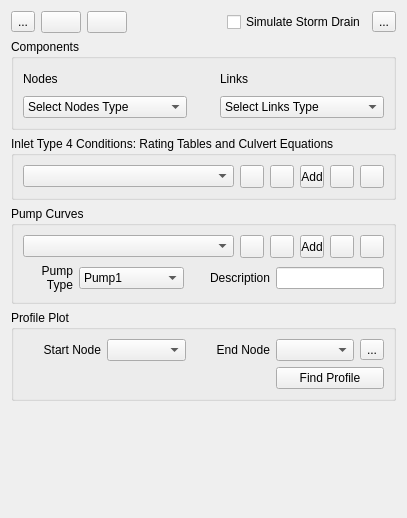
<?xml version="1.0" encoding="UTF-8"?>
<ui version="4.0">
 <class>f2d_widget</class>
 <widget class="QWidget" name="f2d_widget">
  <property name="geometry">
   <rect>
    <x>0</x>
    <y>0</y>
    <width>407</width>
    <height>518</height>
   </rect>
  </property>
  <property name="minimumSize">
   <size>
    <width>250</width>
    <height>0</height>
   </size>
  </property>
  <property name="windowTitle">
   <string>FLO-2D Widget</string>
  </property>
  <layout class="QGridLayout" name="gridLayout_5">
   <item row="1" column="0">
    <widget class="QGroupBox" name="components_group">
     <property name="title">
      <string>Components</string>
     </property>
     <layout class="QGridLayout" name="gridLayout_7">
      <item row="0" column="0">
       <layout class="QGridLayout" name="gridLayout_3">
        <item row="0" column="2">
         <widget class="QLabel" name="label">
          <property name="sizePolicy">
           <sizepolicy hsizetype="Fixed" vsizetype="Fixed">
            <horstretch>0</horstretch>
            <verstretch>0</verstretch>
           </sizepolicy>
          </property>
          <property name="minimumSize">
           <size>
            <width>164</width>
            <height>22</height>
           </size>
          </property>
          <property name="maximumSize">
           <size>
            <width>164</width>
            <height>22</height>
           </size>
          </property>
          <property name="text">
           <string>Links</string>
          </property>
         </widget>
        </item>
        <item row="1" column="0">
         <widget class="QComboBox" name="SD_nodes_components_cbo">
          <property name="sizePolicy">
           <sizepolicy hsizetype="Preferred" vsizetype="Fixed">
            <horstretch>0</horstretch>
            <verstretch>0</verstretch>
           </sizepolicy>
          </property>
          <property name="minimumSize">
           <size>
            <width>0</width>
            <height>0</height>
           </size>
          </property>
          <property name="maximumSize">
           <size>
            <width>16777215</width>
            <height>16777215</height>
           </size>
          </property>
          <property name="sizeIncrement">
           <size>
            <width>0</width>
            <height>0</height>
           </size>
          </property>
          <property name="currentText">
           <string>Select Nodes Type</string>
          </property>
          <item>
           <property name="text">
            <string>Select Nodes Type</string>
           </property>
          </item>
          <item>
           <property name="text">
            <string>Inlets/Junctions</string>
           </property>
          </item>
          <item>
           <property name="text">
            <string>Outfalls</string>
           </property>
          </item>
          <item>
           <property name="text">
            <string>Storage Units</string>
           </property>
          </item>
         </widget>
        </item>
        <item row="0" column="0">
         <widget class="QLabel" name="label_2">
          <property name="sizePolicy">
           <sizepolicy hsizetype="Fixed" vsizetype="Fixed">
            <horstretch>0</horstretch>
            <verstretch>0</verstretch>
           </sizepolicy>
          </property>
          <property name="minimumSize">
           <size>
            <width>164</width>
            <height>22</height>
           </size>
          </property>
          <property name="maximumSize">
           <size>
            <width>164</width>
            <height>22</height>
           </size>
          </property>
          <property name="text">
           <string>Nodes</string>
          </property>
         </widget>
        </item>
        <item row="1" column="2">
         <widget class="QComboBox" name="SD_links_components_cbo">
          <property name="sizePolicy">
           <sizepolicy hsizetype="Preferred" vsizetype="Fixed">
            <horstretch>0</horstretch>
            <verstretch>0</verstretch>
           </sizepolicy>
          </property>
          <property name="minimumSize">
           <size>
            <width>0</width>
            <height>0</height>
           </size>
          </property>
          <property name="maximumSize">
           <size>
            <width>16777215</width>
            <height>16777215</height>
           </size>
          </property>
          <property name="currentText">
           <string>Select Links Type</string>
          </property>
          <item>
           <property name="text">
            <string>Select Links Type</string>
           </property>
          </item>
          <item>
           <property name="text">
            <string>Conduits</string>
           </property>
          </item>
          <item>
           <property name="text">
            <string>Pumps</string>
           </property>
          </item>
          <item>
           <property name="text">
            <string>Orifices</string>
           </property>
          </item>
          <item>
           <property name="text">
            <string>Weirs</string>
           </property>
          </item>
         </widget>
        </item>
        <item row="0" column="1" rowspan="2">
         <spacer name="horizontalSpacer_4">
          <property name="orientation">
           <enum>Qt::Horizontal</enum>
          </property>
          <property name="sizeHint" stdset="0">
           <size>
            <width>40</width>
            <height>20</height>
           </size>
          </property>
         </spacer>
        </item>
       </layout>
      </item>
     </layout>
    </widget>
   </item>
   <item row="5" column="0">
    <spacer name="verticalSpacer">
     <property name="orientation">
      <enum>Qt::Vertical</enum>
     </property>
     <property name="sizeHint" stdset="0">
      <size>
       <width>20</width>
       <height>40</height>
      </size>
     </property>
    </spacer>
   </item>
   <item row="0" column="0">
    <layout class="QHBoxLayout" name="horizontalLayout_5">
     <item>
      <layout class="QHBoxLayout" name="horizontalLayout_4">
       <item>
        <widget class="QToolButton" name="schema_storm_drain_btn">
         <property name="enabled">
          <bool>true</bool>
         </property>
         <property name="minimumSize">
          <size>
           <width>0</width>
           <height>0</height>
          </size>
         </property>
         <property name="maximumSize">
          <size>
           <width>16777215</width>
           <height>16777215</height>
          </size>
         </property>
         <property name="toolTip">
          <string>Convert User 'Storm Drain Nodes' to Schematic 'Storm Drains'</string>
         </property>
         <property name="text">
          <string>...</string>
         </property>
         <property name="icon">
          <iconset>
           <normaloff>../img/schematize_res.svg</normaloff>../img/schematize_res.svg</iconset>
         </property>
         <property name="iconSize">
          <size>
           <width>24</width>
           <height>24</height>
          </size>
         </property>
        </widget>
       </item>
       <item>
        <widget class="QPushButton" name="import_shapefile_btn">
         <property name="enabled">
          <bool>true</bool>
         </property>
         <property name="minimumSize">
          <size>
           <width>0</width>
           <height>0</height>
          </size>
         </property>
         <property name="maximumSize">
          <size>
           <width>16777215</width>
           <height>16777215</height>
          </size>
         </property>
         <property name="toolTip">
          <string>Select components from shapefile layer</string>
         </property>
         <property name="text">
          <string/>
         </property>
         <property name="icon">
          <iconset>
           <normaloff>../img/import_sd_shapefiles.svg</normaloff>../img/import_sd_shapefiles.svg</iconset>
         </property>
         <property name="iconSize">
          <size>
           <width>24</width>
           <height>24</height>
          </size>
         </property>
        </widget>
       </item>
       <item>
        <widget class="QPushButton" name="auto_assign_link_nodes_btn">
         <property name="sizePolicy">
          <sizepolicy hsizetype="Minimum" vsizetype="Fixed">
           <horstretch>0</horstretch>
           <verstretch>0</verstretch>
          </sizepolicy>
         </property>
         <property name="toolTip">
          <string>Auto-assign links and nodes</string>
         </property>
         <property name="text">
          <string/>
         </property>
         <property name="icon">
          <iconset>
           <normaloff>../img/auto_assign_sd.svg</normaloff>../img/auto_assign_sd.svg</iconset>
         </property>
         <property name="iconSize">
          <size>
           <width>24</width>
           <height>24</height>
          </size>
         </property>
        </widget>
       </item>
      </layout>
     </item>
     <item>
      <spacer name="horizontalSpacer_3">
       <property name="orientation">
        <enum>Qt::Horizontal</enum>
       </property>
       <property name="sizeHint" stdset="0">
        <size>
         <width>13</width>
         <height>21</height>
        </size>
       </property>
      </spacer>
     </item>
     <item>
      <widget class="QCheckBox" name="simulate_stormdrain_chbox">
       <property name="text">
        <string>Simulate Storm Drain</string>
       </property>
      </widget>
     </item>
     <item>
      <widget class="QToolButton" name="sd_help_btn">
       <property name="enabled">
        <bool>true</bool>
       </property>
       <property name="minimumSize">
        <size>
         <width>0</width>
         <height>0</height>
        </size>
       </property>
       <property name="maximumSize">
        <size>
         <width>16777215</width>
         <height>16777215</height>
        </size>
       </property>
       <property name="toolTip">
        <string>Storm Drain Help</string>
       </property>
       <property name="text">
        <string>...</string>
       </property>
       <property name="icon">
        <iconset>
         <normaloff>../img/help.svg</normaloff>../img/help.svg</iconset>
       </property>
       <property name="iconSize">
        <size>
         <width>24</width>
         <height>24</height>
        </size>
       </property>
      </widget>
     </item>
    </layout>
   </item>
   <item row="2" column="0">
    <widget class="QGroupBox" name="Type_4_condition_group">
     <property name="sizePolicy">
      <sizepolicy hsizetype="Preferred" vsizetype="Preferred">
       <horstretch>0</horstretch>
       <verstretch>0</verstretch>
      </sizepolicy>
     </property>
     <property name="title">
      <string>Inlet Type 4 Conditions: Rating Tables and Culvert Equations</string>
     </property>
     <layout class="QGridLayout" name="gridLayout_6">
      <item row="0" column="0">
       <layout class="QHBoxLayout" name="horizontalLayout">
        <property name="sizeConstraint">
         <enum>QLayout::SetDefaultConstraint</enum>
        </property>
        <item>
         <widget class="QComboBox" name="SD_type4_cbo">
          <property name="enabled">
           <bool>true</bool>
          </property>
          <property name="sizePolicy">
           <sizepolicy hsizetype="Preferred" vsizetype="Fixed">
            <horstretch>0</horstretch>
            <verstretch>0</verstretch>
           </sizepolicy>
          </property>
          <property name="minimumSize">
           <size>
            <width>0</width>
            <height>0</height>
           </size>
          </property>
          <property name="maximumSize">
           <size>
            <width>16777215</width>
            <height>16777215</height>
           </size>
          </property>
          <property name="maxVisibleItems">
           <number>20</number>
          </property>
         </widget>
        </item>
        <item>
         <widget class="QToolButton" name="SD_show_type4_btn">
          <property name="enabled">
           <bool>true</bool>
          </property>
          <property name="minimumSize">
           <size>
            <width>0</width>
            <height>0</height>
           </size>
          </property>
          <property name="maximumSize">
           <size>
            <width>24</width>
            <height>24</height>
           </size>
          </property>
          <property name="toolTip">
           <string>Show inlet type 4 data</string>
          </property>
          <property name="text">
           <string/>
          </property>
          <property name="icon">
           <iconset>
            <normaloff>../img/show_cont_table.svg</normaloff>../img/show_cont_table.svg</iconset>
          </property>
         </widget>
        </item>
        <item>
         <widget class="QToolButton" name="SD_add_one_type4_btn">
          <property name="enabled">
           <bool>true</bool>
          </property>
          <property name="minimumSize">
           <size>
            <width>0</width>
            <height>0</height>
           </size>
          </property>
          <property name="maximumSize">
           <size>
            <width>24</width>
            <height>24</height>
           </size>
          </property>
          <property name="toolTip">
           <string>Add inlet type 4 data</string>
          </property>
          <property name="text">
           <string/>
          </property>
          <property name="icon">
           <iconset>
            <normaloff>../img/add_table_data.svg</normaloff>../img/add_table_data.svg</iconset>
          </property>
         </widget>
        </item>
        <item>
         <widget class="QToolButton" name="SD_add_predefined_type4_btn">
          <property name="sizePolicy">
           <sizepolicy hsizetype="Fixed" vsizetype="Fixed">
            <horstretch>0</horstretch>
            <verstretch>0</verstretch>
           </sizepolicy>
          </property>
          <property name="minimumSize">
           <size>
            <width>0</width>
            <height>0</height>
           </size>
          </property>
          <property name="maximumSize">
           <size>
            <width>24</width>
            <height>24</height>
           </size>
          </property>
          <property name="toolTip">
           <string>Add predefined time series/culvert eq.</string>
          </property>
          <property name="text">
           <string>Add</string>
          </property>
          <property name="icon">
           <iconset>
            <normaloff>../img/mActionOpenFile.svg</normaloff>../img/mActionOpenFile.svg</iconset>
          </property>
          <property name="iconSize">
           <size>
            <width>25</width>
            <height>25</height>
           </size>
          </property>
         </widget>
        </item>
        <item>
         <widget class="QToolButton" name="SD_remove_type4_btn">
          <property name="enabled">
           <bool>true</bool>
          </property>
          <property name="minimumSize">
           <size>
            <width>0</width>
            <height>0</height>
           </size>
          </property>
          <property name="maximumSize">
           <size>
            <width>24</width>
            <height>24</height>
           </size>
          </property>
          <property name="toolTip">
           <string>Remove inlet type 4 condition</string>
          </property>
          <property name="text">
           <string/>
          </property>
          <property name="icon">
           <iconset>
            <normaloff>../img/mActionDeleteSelected.svg</normaloff>../img/mActionDeleteSelected.svg</iconset>
          </property>
         </widget>
        </item>
        <item>
         <widget class="QToolButton" name="SD_rename_type4_btn">
          <property name="enabled">
           <bool>true</bool>
          </property>
          <property name="minimumSize">
           <size>
            <width>0</width>
            <height>0</height>
           </size>
          </property>
          <property name="maximumSize">
           <size>
            <width>24</width>
            <height>24</height>
           </size>
          </property>
          <property name="toolTip">
           <string>Rename inlet type 4 condition</string>
          </property>
          <property name="text">
           <string/>
          </property>
          <property name="icon">
           <iconset>
            <normaloff>../img/change_name.svg</normaloff>../img/change_name.svg</iconset>
          </property>
         </widget>
        </item>
       </layout>
      </item>
     </layout>
    </widget>
   </item>
   <item row="3" column="0">
    <widget class="QGroupBox" name="groupBox">
     <property name="title">
      <string>Pump Curves</string>
     </property>
     <property name="alignment">
      <set>Qt::AlignLeading|Qt::AlignLeft|Qt::AlignTop</set>
     </property>
     <property name="flat">
      <bool>false</bool>
     </property>
     <layout class="QGridLayout" name="gridLayout_4">
      <item row="0" column="0">
       <layout class="QHBoxLayout" name="horizontalLayout_2">
        <item>
         <widget class="QComboBox" name="pump_curve_cbo">
          <property name="sizePolicy">
           <sizepolicy hsizetype="Preferred" vsizetype="Fixed">
            <horstretch>0</horstretch>
            <verstretch>0</verstretch>
           </sizepolicy>
          </property>
          <property name="minimumSize">
           <size>
            <width>0</width>
            <height>0</height>
           </size>
          </property>
          <property name="maximumSize">
           <size>
            <width>16777215</width>
            <height>16777215</height>
           </size>
          </property>
          <property name="insertPolicy">
           <enum>QComboBox::InsertAtBottom</enum>
          </property>
          <property name="duplicatesEnabled">
           <bool>false</bool>
          </property>
         </widget>
        </item>
        <item>
         <widget class="QToolButton" name="show_pump_table_btn">
          <property name="enabled">
           <bool>true</bool>
          </property>
          <property name="minimumSize">
           <size>
            <width>0</width>
            <height>0</height>
           </size>
          </property>
          <property name="maximumSize">
           <size>
            <width>24</width>
            <height>24</height>
           </size>
          </property>
          <property name="toolTip">
           <string>Show pump curve</string>
          </property>
          <property name="text">
           <string/>
          </property>
          <property name="icon">
           <iconset>
            <normaloff>../img/show_cont_table.svg</normaloff>../img/show_cont_table.svg</iconset>
          </property>
         </widget>
        </item>
        <item>
         <widget class="QToolButton" name="add_pump_curve_btn">
          <property name="enabled">
           <bool>true</bool>
          </property>
          <property name="minimumSize">
           <size>
            <width>0</width>
            <height>0</height>
           </size>
          </property>
          <property name="maximumSize">
           <size>
            <width>24</width>
            <height>24</height>
           </size>
          </property>
          <property name="toolTip">
           <string>Add pump curve</string>
          </property>
          <property name="text">
           <string/>
          </property>
          <property name="icon">
           <iconset>
            <normaloff>../img/add_table_data.svg</normaloff>../img/add_table_data.svg</iconset>
          </property>
         </widget>
        </item>
        <item>
         <widget class="QToolButton" name="add_predefined_pump_curve_btn">
          <property name="sizePolicy">
           <sizepolicy hsizetype="Fixed" vsizetype="Fixed">
            <horstretch>0</horstretch>
            <verstretch>0</verstretch>
           </sizepolicy>
          </property>
          <property name="minimumSize">
           <size>
            <width>0</width>
            <height>0</height>
           </size>
          </property>
          <property name="maximumSize">
           <size>
            <width>24</width>
            <height>24</height>
           </size>
          </property>
          <property name="toolTip">
           <string>Add predefined pump curve</string>
          </property>
          <property name="text">
           <string>Add</string>
          </property>
          <property name="icon">
           <iconset>
            <normaloff>../img/mActionOpenFile.svg</normaloff>../img/mActionOpenFile.svg</iconset>
          </property>
          <property name="iconSize">
           <size>
            <width>25</width>
            <height>25</height>
           </size>
          </property>
         </widget>
        </item>
        <item>
         <widget class="QToolButton" name="remove_pump_curve_btn">
          <property name="enabled">
           <bool>true</bool>
          </property>
          <property name="minimumSize">
           <size>
            <width>0</width>
            <height>0</height>
           </size>
          </property>
          <property name="maximumSize">
           <size>
            <width>24</width>
            <height>24</height>
           </size>
          </property>
          <property name="toolTip">
           <string>Remove pump curve</string>
          </property>
          <property name="text">
           <string/>
          </property>
          <property name="icon">
           <iconset>
            <normaloff>../img/mActionDeleteSelected.svg</normaloff>../img/mActionDeleteSelected.svg</iconset>
          </property>
         </widget>
        </item>
        <item>
         <widget class="QToolButton" name="rename_pump_curve_btn">
          <property name="enabled">
           <bool>true</bool>
          </property>
          <property name="minimumSize">
           <size>
            <width>0</width>
            <height>0</height>
           </size>
          </property>
          <property name="maximumSize">
           <size>
            <width>24</width>
            <height>24</height>
           </size>
          </property>
          <property name="toolTip">
           <string>Rename pump curve</string>
          </property>
          <property name="text">
           <string/>
          </property>
          <property name="icon">
           <iconset>
            <normaloff>../img/change_name.svg</normaloff>../img/change_name.svg</iconset>
          </property>
         </widget>
        </item>
       </layout>
      </item>
      <item row="1" column="0">
       <layout class="QHBoxLayout" name="horizontalLayout_8">
        <item>
         <layout class="QHBoxLayout" name="horizontalLayout_7">
          <item>
           <widget class="QLabel" name="label_3">
            <property name="sizePolicy">
             <sizepolicy hsizetype="Fixed" vsizetype="Preferred">
              <horstretch>0</horstretch>
              <verstretch>0</verstretch>
             </sizepolicy>
            </property>
            <property name="minimumSize">
             <size>
              <width>50</width>
              <height>0</height>
             </size>
            </property>
            <property name="maximumSize">
             <size>
              <width>16777215</width>
              <height>16777215</height>
             </size>
            </property>
            <property name="sizeIncrement">
             <size>
              <width>31</width>
              <height>0</height>
             </size>
            </property>
            <property name="text">
             <string>Pump Type</string>
            </property>
            <property name="alignment">
             <set>Qt::AlignRight|Qt::AlignTrailing|Qt::AlignVCenter</set>
            </property>
            <property name="wordWrap">
             <bool>true</bool>
            </property>
           </widget>
          </item>
          <item>
           <widget class="QComboBox" name="pump_curve_type_cbo">
            <property name="sizePolicy">
             <sizepolicy hsizetype="Preferred" vsizetype="Fixed">
              <horstretch>0</horstretch>
              <verstretch>0</verstretch>
             </sizepolicy>
            </property>
            <property name="minimumSize">
             <size>
              <width>0</width>
              <height>0</height>
             </size>
            </property>
            <property name="maximumSize">
             <size>
              <width>16777215</width>
              <height>16777215</height>
             </size>
            </property>
            <property name="currentText">
             <string>Pump1</string>
            </property>
            <item>
             <property name="text">
              <string>Pump1</string>
             </property>
            </item>
            <item>
             <property name="text">
              <string>Pump2</string>
             </property>
            </item>
            <item>
             <property name="text">
              <string>Pump3</string>
             </property>
            </item>
            <item>
             <property name="text">
              <string>Pump4</string>
             </property>
            </item>
           </widget>
          </item>
         </layout>
        </item>
        <item>
         <layout class="QHBoxLayout" name="horizontalLayout_6">
          <item>
           <widget class="QLabel" name="label_6">
            <property name="sizePolicy">
             <sizepolicy hsizetype="Fixed" vsizetype="Preferred">
              <horstretch>0</horstretch>
              <verstretch>0</verstretch>
             </sizepolicy>
            </property>
            <property name="minimumSize">
             <size>
              <width>80</width>
              <height>0</height>
             </size>
            </property>
            <property name="maximumSize">
             <size>
              <width>16777215</width>
              <height>16777215</height>
             </size>
            </property>
            <property name="text">
             <string>Description</string>
            </property>
            <property name="alignment">
             <set>Qt::AlignRight|Qt::AlignTrailing|Qt::AlignVCenter</set>
            </property>
           </widget>
          </item>
          <item>
           <widget class="QLineEdit" name="pump_curve_description_le">
            <property name="sizePolicy">
             <sizepolicy hsizetype="Preferred" vsizetype="Fixed">
              <horstretch>0</horstretch>
              <verstretch>0</verstretch>
             </sizepolicy>
            </property>
            <property name="minimumSize">
             <size>
              <width>0</width>
              <height>0</height>
             </size>
            </property>
            <property name="maximumSize">
             <size>
              <width>16777215</width>
              <height>16777215</height>
             </size>
            </property>
           </widget>
          </item>
         </layout>
        </item>
       </layout>
      </item>
     </layout>
    </widget>
   </item>
   <item row="4" column="0">
    <widget class="QGroupBox" name="groupBox_2">
     <property name="enabled">
      <bool>true</bool>
     </property>
     <property name="title">
      <string>Profile Plot</string>
     </property>
     <layout class="QGridLayout" name="gridLayout_8">
      <item row="0" column="0" colspan="3">
       <layout class="QGridLayout" name="gridLayout_9">
        <item row="0" column="1" rowspan="3">
         <widget class="QLabel" name="label_4">
          <property name="text">
           <string>Start Node</string>
          </property>
          <property name="alignment">
           <set>Qt::AlignRight|Qt::AlignTrailing|Qt::AlignVCenter</set>
          </property>
         </widget>
        </item>
        <item row="0" column="2" rowspan="3">
         <widget class="QComboBox" name="start_node_cbo"/>
        </item>
        <item row="0" column="3" rowspan="3">
         <widget class="QLabel" name="label_5">
          <property name="text">
           <string>End Node</string>
          </property>
          <property name="alignment">
           <set>Qt::AlignRight|Qt::AlignTrailing|Qt::AlignVCenter</set>
          </property>
         </widget>
        </item>
        <item row="0" column="4" rowspan="3">
         <widget class="QComboBox" name="end_node_cbo"/>
        </item>
        <item row="3" column="4" colspan="2">
         <widget class="QPushButton" name="find_profile_btn">
          <property name="text">
           <string>Find Profile</string>
          </property>
         </widget>
        </item>
        <item row="3" column="1" colspan="3">
         <spacer name="horizontalSpacer">
          <property name="orientation">
           <enum>Qt::Horizontal</enum>
          </property>
          <property name="sizeHint" stdset="0">
           <size>
            <width>40</width>
            <height>20</height>
           </size>
          </property>
         </spacer>
        </item>
        <item row="0" column="5" rowspan="3">
         <widget class="QToolButton" name="center_chbox">
          <property name="text">
           <string>...</string>
          </property>
          <property name="icon">
           <iconset>
            <normaloff>../PycharmProjects/qgis-flo-2d-plugin/flo2d/img/eye-svgrepo-com.svg</normaloff>../PycharmProjects/qgis-flo-2d-plugin/flo2d/img/eye-svgrepo-com.svg</iconset>
          </property>
          <property name="checkable">
           <bool>true</bool>
          </property>
         </widget>
        </item>
       </layout>
      </item>
     </layout>
    </widget>
   </item>
  </layout>
 </widget>
 <tabstops>
  <tabstop>schema_storm_drain_btn</tabstop>
  <tabstop>simulate_stormdrain_chbox</tabstop>
  <tabstop>SD_nodes_components_cbo</tabstop>
  <tabstop>SD_links_components_cbo</tabstop>
  <tabstop>SD_type4_cbo</tabstop>
  <tabstop>SD_show_type4_btn</tabstop>
  <tabstop>SD_add_one_type4_btn</tabstop>
  <tabstop>SD_add_predefined_type4_btn</tabstop>
  <tabstop>SD_remove_type4_btn</tabstop>
  <tabstop>SD_rename_type4_btn</tabstop>
  <tabstop>pump_curve_cbo</tabstop>
  <tabstop>show_pump_table_btn</tabstop>
  <tabstop>add_pump_curve_btn</tabstop>
  <tabstop>add_predefined_pump_curve_btn</tabstop>
  <tabstop>remove_pump_curve_btn</tabstop>
  <tabstop>rename_pump_curve_btn</tabstop>
  <tabstop>pump_curve_type_cbo</tabstop>
  <tabstop>pump_curve_description_le</tabstop>
 </tabstops>
 <resources/>
 <connections/>
</ui>
